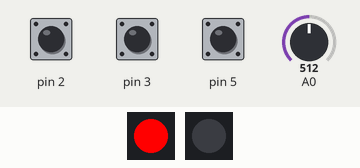
Bench run of a sketch on a simulated Arduino Uno, built with avr-gcc and run on an emulated ATmega328P. Parts: 2 × 1 RGB LEDs in strip order, left to right. The test bench sets the inputs (shaded band); at power-on: pin 2 HIGH, pin 3 HIGH, pin 5 HIGH, A0 = 512. Colours are those a GRB WS2812 strip shows for the declared byte order; what the sketch prints to the serial monitor is not drawn.

Above: at 0.05 s.
At 0.8 s:
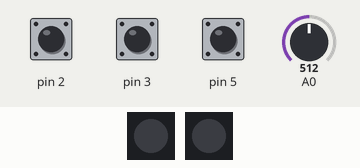
At 1.45 s:
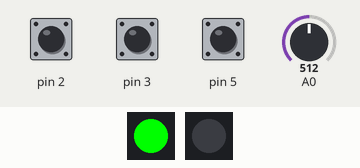
At 2.85 s:
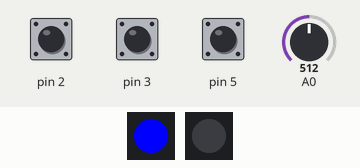
Timing chart, 0 to 3.1 s (numbered marks = the images above):
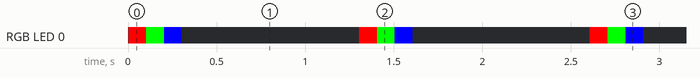

Measured:
- by itself, RGB LED 0: repeats every 1.3 s: RGB(0, 255, 0) 0.10 s, RGB(0, 0, 255) 0.10 s, off 1.0 s, RGB(255, 0, 0) 0.10 s
- by itself, everything shown: repeats every 1.3 s, in 4 steps

The sketch:

color_sencer.ino
```cpp
#include <FastLED.h>
#define NUM_LEDS 1  //燈條數量 6顆燈
#define DATA_PIN 7  //燈條腳位

CRGB leds[NUM_LEDS];
CRGB ledshow[NUM_LEDS];

//存入顏色的陣列
int Red[1];
int Green[1];
int Blue[1];
int lightTime = 100;  //點亮LED的時間

//設定6顆燈RGB的黑白基準值
int whiteR[1];
int whiteG[1];
int whiteB[1];
int blackR[1];
int blackG[1];
int blackB[1];

void setup() {
  Serial.begin(115200);

  LEDS.addLeds<WS2812B, DATA_PIN, RGB>(leds, NUM_LEDS);
  LEDS.addLeds<WS2812B, 8, RGB>(ledshow, NUM_LEDS);
  FastLED.setBrightness(255);

  pinMode(2, INPUT_PULLUP);  //黑色基準值的按鈕
  pinMode(3, INPUT_PULLUP);  //白色基準值的按鈕
  pinMode(4, INPUT_PULLUP);  //顏色館子校正
  pinMode(5, INPUT_PULLUP);  //顏色印出
}
void loop() {

  //如果白色基準值的按鈕壓下去
  if (digitalRead(3) == LOW) {

    //亮燈 將讀取到的數值存入白色基準值
    ledG();
    delay(lightTime);
    for (int i = 0; i < NUM_LEDS; i++)
      whiteG[i] = analogRead(A0);

    ledR();
    delay(lightTime);
    for (int i = 0; i < NUM_LEDS; i++)
      whiteR[i] = analogRead(A0);

    ledB();
    delay(lightTime);
    for (int i = 0; i < NUM_LEDS; i++)
      whiteB[i] = analogRead(A0);
    delay(lightTime);
  }

  //如果黑色基準值的按鈕壓下去
  if (digitalRead(2) == LOW) {

    //亮燈 將讀取到的數值存入黑色基準值
    ledG();
    delay(lightTime);
    for (int i = 0; i < NUM_LEDS; i++)
      blackG[i] = analogRead(A0);

    ledR();
    delay(lightTime);
    for (int i = 0; i < NUM_LEDS; i++)
      blackR[i] = analogRead(A0);

    ledB();
    delay(lightTime);
    for (int i = 0; i < NUM_LEDS; i++)
      blackB[i] = analogRead(A0);

    delay(lightTime);
  }
  ledR();
  delay(lightTime);
  for (int i = 0; i < NUM_LEDS; i++)
    Red[i] = constrain(map(analogRead(A0),blackR[i] , whiteR[i], 0, 255), 0, 255);

  ledG();
  delay(lightTime);
  for (int i = 0; i < NUM_LEDS; i++)
    Green[i] = constrain(map(analogRead(A0),blackG[i] , whiteG[i], 0, 255), 0, 255);

  ledB();
  delay(lightTime);
  for (int i = 0; i < NUM_LEDS; i++)
    Blue[i] = constrain(map(analogRead(A0),blackB[i] , whiteB[i], 0, 255), 0, 255);

  ledOFF();  //關燈
  delay(500);
  Serial.print('r');
  Serial.print(Red[0]);
  Serial.print('g');
  Serial.print(Green[0]);
  Serial.print('b');
  Serial.print(Blue[0]);
  Serial.print('s');
  if (digitalRead(5) == LOW) {
    Serial.print(1);
  } else
    Serial.print(0);
  delay(500);
}
//顯示綠色燈
void ledG() {
  for (int i = 0; i < NUM_LEDS; i++) {
    leds[i] = CRGB(255, 0, 0);
  }
  FastLED.show();
}

//顯示紅色燈
void ledR() {
  for (int i = 0; i < NUM_LEDS; i++) {
    leds[i] = CRGB(0, 255, 0);
  }
  FastLED.show();
}

//顯示藍色燈
void ledB() {
  for (int i = 0; i < NUM_LEDS; i++) {
    leds[i] = CRGB(0, 0, 255);
  }
  FastLED.show();
}

//關燈
void ledOFF() {
  for (int i = 0; i < NUM_LEDS; i++) {
    leds[i] = CRGB(0, 0, 0);
  }
  FastLED.show();
}
```
